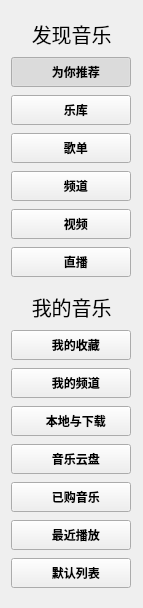
        <widget class="QWidget" name="scrollAreaWidgetContents">
         <property name="geometry">
          <rect>
           <x>0</x>
           <y>0</y>
           <width>143</width>
           <height>592</height>
          </rect>
         </property>
         <layout class="QVBoxLayout" name="verticalLayout_3">
          <property name="topMargin">
           <number>10</number>
          </property>
          <property name="rightMargin">
           <number>9</number>
          </property>
          <item>
           <widget class="QWidget" name="center_menu_widget" native="true">
            <property name="sizePolicy">
             <sizepolicy hsizetype="Preferred" vsizetype="Minimum">
              <horstretch>0</horstretch>
              <verstretch>0</verstretch>
             </sizepolicy>
            </property>
            <property name="font">
             <font>
              <bold>true</bold>
             </font>
            </property>
            <layout class="QVBoxLayout" name="verticalLayout">
             <property name="spacing">
              <number>8</number>
             </property>
             <property name="leftMargin">
              <number>0</number>
             </property>
             <property name="rightMargin">
              <number>3</number>
             </property>
             <item>
              <widget class="QLabel" name="menu_find_music_label">
               <property name="sizePolicy">
                <sizepolicy hsizetype="Preferred" vsizetype="Fixed">
                 <horstretch>0</horstretch>
                 <verstretch>0</verstretch>
                </sizepolicy>
               </property>
               <property name="font">
                <font>
                 <family>华文楷体</family>
                 <pointsize>15</pointsize>
                 <bold>false</bold>
                </font>
               </property>
               <property name="text">
                <string>    发现音乐</string>
               </property>
               <property name="alignment">
                <set>Qt::AlignLeading|Qt::AlignLeft|Qt::AlignVCenter</set>
               </property>
              </widget>
             </item>
             <item>
              <widget class="QToolButton" name="recommend_toolButton">
               <property name="minimumSize">
                <size>
                 <width>120</width>
                 <height>30</height>
                </size>
               </property>
               <property name="cursor">
                <cursorShape>PointingHandCursor</cursorShape>
               </property>
               <property name="contextMenuPolicy">
                <enum>Qt::DefaultContextMenu</enum>
               </property>
               <property name="text">
                <string>   为你推荐</string>
               </property>
               <property name="iconSize">
                <size>
                 <width>20</width>
                 <height>20</height>
                </size>
               </property>
               <property name="checkable">
                <bool>true</bool>
               </property>
               <property name="checked">
                <bool>true</bool>
               </property>
               <property name="autoExclusive">
                <bool>false</bool>
               </property>
               <property name="toolButtonStyle">
                <enum>Qt::ToolButtonTextBesideIcon</enum>
               </property>
              </widget>
             </item>
             <item>
              <widget class="QToolButton" name="yueku_toolButton">
               <property name="minimumSize">
                <size>
                 <width>120</width>
                 <height>30</height>
                </size>
               </property>
               <property name="cursor">
                <cursorShape>PointingHandCursor</cursorShape>
               </property>
               <property name="text">
                <string>   乐库</string>
               </property>
               <property name="iconSize">
                <size>
                 <width>20</width>
                 <height>20</height>
                </size>
               </property>
               <property name="checkable">
                <bool>true</bool>
               </property>
               <property name="autoExclusive">
                <bool>false</bool>
               </property>
               <property name="toolButtonStyle">
                <enum>Qt::ToolButtonTextBesideIcon</enum>
               </property>
              </widget>
             </item>
             <item>
              <widget class="QToolButton" name="gedan_toolButton">
               <property name="minimumSize">
                <size>
                 <width>120</width>
                 <height>30</height>
                </size>
               </property>
               <property name="cursor">
                <cursorShape>PointingHandCursor</cursorShape>
               </property>
               <property name="text">
                <string>   歌单</string>
               </property>
               <property name="iconSize">
                <size>
                 <width>20</width>
                 <height>20</height>
                </size>
               </property>
               <property name="checkable">
                <bool>true</bool>
               </property>
               <property name="autoExclusive">
                <bool>false</bool>
               </property>
               <property name="toolButtonStyle">
                <enum>Qt::ToolButtonTextBesideIcon</enum>
               </property>
              </widget>
             </item>
             <item>
              <widget class="QToolButton" name="pindao_toolButton">
               <property name="minimumSize">
                <size>
                 <width>120</width>
                 <height>30</height>
                </size>
               </property>
               <property name="cursor">
                <cursorShape>PointingHandCursor</cursorShape>
               </property>
               <property name="text">
                <string>   频道</string>
               </property>
               <property name="iconSize">
                <size>
                 <width>20</width>
                 <height>20</height>
                </size>
               </property>
               <property name="checkable">
                <bool>true</bool>
               </property>
               <property name="autoExclusive">
                <bool>false</bool>
               </property>
               <property name="toolButtonStyle">
                <enum>Qt::ToolButtonTextBesideIcon</enum>
               </property>
              </widget>
             </item>
             <item>
              <widget class="QToolButton" name="video_toolButton">
               <property name="minimumSize">
                <size>
                 <width>120</width>
                 <height>30</height>
                </size>
               </property>
               <property name="cursor">
                <cursorShape>PointingHandCursor</cursorShape>
               </property>
               <property name="text">
                <string>   视频</string>
               </property>
               <property name="iconSize">
                <size>
                 <width>20</width>
                 <height>20</height>
                </size>
               </property>
               <property name="checkable">
                <bool>true</bool>
               </property>
               <property name="autoExclusive">
                <bool>false</bool>
               </property>
               <property name="toolButtonStyle">
                <enum>Qt::ToolButtonTextBesideIcon</enum>
               </property>
              </widget>
             </item>
             <item>
              <widget class="QToolButton" name="live_toolButton">
               <property name="minimumSize">
                <size>
                 <width>120</width>
                 <height>30</height>
                </size>
               </property>
               <property name="cursor">
                <cursorShape>PointingHandCursor</cursorShape>
               </property>
               <property name="text">
                <string>   直播</string>
               </property>
               <property name="iconSize">
                <size>
                 <width>20</width>
                 <height>20</height>
                </size>
               </property>
               <property name="checkable">
                <bool>true</bool>
               </property>
               <property name="autoExclusive">
                <bool>false</bool>
               </property>
               <property name="toolButtonStyle">
                <enum>Qt::ToolButtonTextBesideIcon</enum>
               </property>
              </widget>
             </item>
            </layout>
           </widget>
          </item>
          <item>
           <widget class="QWidget" name="widget_3" native="true">
            <property name="sizePolicy">
             <sizepolicy hsizetype="Preferred" vsizetype="Minimum">
              <horstretch>0</horstretch>
              <verstretch>0</verstretch>
             </sizepolicy>
            </property>
            <property name="font">
             <font>
              <bold>true</bold>
             </font>
            </property>
            <layout class="QVBoxLayout" name="verticalLayout_2">
             <property name="spacing">
              <number>8</number>
             </property>
             <property name="leftMargin">
              <number>0</number>
             </property>
             <property name="topMargin">
              <number>0</number>
             </property>
             <property name="rightMargin">
              <number>3</number>
             </property>
             <item>
              <widget class="QLabel" name="menu_myMusic_label">
               <property name="sizePolicy">
                <sizepolicy hsizetype="Preferred" vsizetype="Fixed">
                 <horstretch>0</horstretch>
                 <verstretch>0</verstretch>
                </sizepolicy>
               </property>
               <property name="font">
                <font>
                 <family>华文楷体</family>
                 <pointsize>15</pointsize>
                 <bold>false</bold>
                </font>
               </property>
               <property name="text">
                <string>    我的音乐</string>
               </property>
               <property name="alignment">
                <set>Qt::AlignLeading|Qt::AlignLeft|Qt::AlignVCenter</set>
               </property>
              </widget>
             </item>
             <item>
              <widget class="QToolButton" name="my_shoucang_toolButton">
               <property name="minimumSize">
                <size>
                 <width>120</width>
                 <height>30</height>
                </size>
               </property>
               <property name="cursor">
                <cursorShape>PointingHandCursor</cursorShape>
               </property>
               <property name="text">
                <string>   我的收藏</string>
               </property>
               <property name="iconSize">
                <size>
                 <width>20</width>
                 <height>20</height>
                </size>
               </property>
               <property name="checkable">
                <bool>true</bool>
               </property>
               <property name="autoExclusive">
                <bool>false</bool>
               </property>
               <property name="toolButtonStyle">
                <enum>Qt::ToolButtonTextBesideIcon</enum>
               </property>
              </widget>
             </item>
             <item>
              <widget class="QToolButton" name="my_pindao_toolButton">
               <property name="minimumSize">
                <size>
                 <width>120</width>
                 <height>30</height>
                </size>
               </property>
               <property name="cursor">
                <cursorShape>PointingHandCursor</cursorShape>
               </property>
               <property name="text">
                <string>   我的频道</string>
               </property>
               <property name="iconSize">
                <size>
                 <width>20</width>
                 <height>20</height>
                </size>
               </property>
               <property name="checkable">
                <bool>true</bool>
               </property>
               <property name="autoExclusive">
                <bool>false</bool>
               </property>
               <property name="toolButtonStyle">
                <enum>Qt::ToolButtonTextBesideIcon</enum>
               </property>
              </widget>
             </item>
             <item>
              <widget class="QToolButton" name="local_download_toolButton">
               <property name="minimumSize">
                <size>
                 <width>120</width>
                 <height>30</height>
                </size>
               </property>
               <property name="cursor">
                <cursorShape>PointingHandCursor</cursorShape>
               </property>
               <property name="text">
                <string>   本地与下载</string>
               </property>
               <property name="iconSize">
                <size>
                 <width>20</width>
                 <height>20</height>
                </size>
               </property>
               <property name="checkable">
                <bool>true</bool>
               </property>
               <property name="autoExclusive">
                <bool>false</bool>
               </property>
               <property name="toolButtonStyle">
                <enum>Qt::ToolButtonTextBesideIcon</enum>
               </property>
              </widget>
             </item>
             <item>
              <widget class="QToolButton" name="music_yunpan_toolButton">
               <property name="minimumSize">
                <size>
                 <width>120</width>
                 <height>30</height>
                </size>
               </property>
               <property name="cursor">
                <cursorShape>PointingHandCursor</cursorShape>
               </property>
               <property name="text">
                <string>   音乐云盘</string>
               </property>
               <property name="iconSize">
                <size>
                 <width>20</width>
                 <height>20</height>
                </size>
               </property>
               <property name="checkable">
                <bool>true</bool>
               </property>
               <property name="autoExclusive">
                <bool>false</bool>
               </property>
               <property name="toolButtonStyle">
                <enum>Qt::ToolButtonTextBesideIcon</enum>
               </property>
              </widget>
             </item>
             <item>
              <widget class="QToolButton" name="yigou_yunpan_toolButton">
               <property name="minimumSize">
                <size>
                 <width>120</width>
                 <height>30</height>
                </size>
               </property>
               <property name="cursor">
                <cursorShape>PointingHandCursor</cursorShape>
               </property>
               <property name="text">
                <string>   已购音乐</string>
               </property>
               <property name="iconSize">
                <size>
                 <width>20</width>
                 <height>20</height>
                </size>
               </property>
               <property name="checkable">
                <bool>true</bool>
               </property>
               <property name="autoExclusive">
                <bool>false</bool>
               </property>
               <property name="toolButtonStyle">
                <enum>Qt::ToolButtonTextBesideIcon</enum>
               </property>
              </widget>
             </item>
             <item>
              <widget class="QToolButton" name="zuijin_bofang_toolButton">
               <property name="minimumSize">
                <size>
                 <width>120</width>
                 <height>30</height>
                </size>
               </property>
               <property name="cursor">
                <cursorShape>PointingHandCursor</cursorShape>
               </property>
               <property name="text">
                <string>   最近播放</string>
               </property>
               <property name="iconSize">
                <size>
                 <width>20</width>
                 <height>20</height>
                </size>
               </property>
               <property name="checkable">
                <bool>true</bool>
               </property>
               <property name="autoExclusive">
                <bool>false</bool>
               </property>
               <property name="toolButtonStyle">
                <enum>Qt::ToolButtonTextBesideIcon</enum>
               </property>
              </widget>
             </item>
             <item>
              <widget class="QToolButton" name="moren_liebiao_toolButton">
               <property name="minimumSize">
                <size>
                 <width>120</width>
                 <height>30</height>
                </size>
               </property>
               <property name="cursor">
                <cursorShape>PointingHandCursor</cursorShape>
               </property>
               <property name="text">
                <string>   默认列表</string>
               </property>
               <property name="iconSize">
                <size>
                 <width>20</width>
                 <height>20</height>
                </size>
               </property>
               <property name="checkable">
                <bool>true</bool>
               </property>
               <property name="autoExclusive">
                <bool>false</bool>
               </property>
               <property name="toolButtonStyle">
                <enum>Qt::ToolButtonTextBesideIcon</enum>
               </property>
              </widget>
             </item>
            </layout>
           </widget>
          </item>
         </layout>
        </widget>
